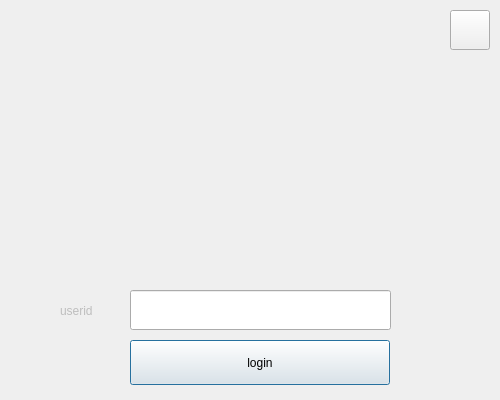
<?xml version="1.0" encoding="UTF-8"?>
<ui version="4.0">
 <class>login2</class>
 <widget class="QDialog" name="login2">
  <property name="geometry">
   <rect>
    <x>0</x>
    <y>0</y>
    <width>500</width>
    <height>400</height>
   </rect>
  </property>
  <property name="windowTitle">
   <string>Dialog</string>
  </property>
  <widget class="QPushButton" name="login">
   <property name="geometry">
    <rect>
     <x>130</x>
     <y>340</y>
     <width>260</width>
     <height>45</height>
    </rect>
   </property>
   <property name="cursor">
    <cursorShape>PointingHandCursor</cursorShape>
   </property>
   <property name="text">
    <string>login</string>
   </property>
  </widget>
  <widget class="QLabel" name="label">
   <property name="enabled">
    <bool>false</bool>
   </property>
   <property name="geometry">
    <rect>
     <x>60</x>
     <y>300</y>
     <width>71</width>
     <height>21</height>
    </rect>
   </property>
   <property name="styleSheet">
    <string notr="true">font: 11pt &quot;黑体&quot;;</string>
   </property>
   <property name="text">
    <string>userid</string>
   </property>
  </widget>
  <widget class="QLineEdit" name="userid">
   <property name="geometry">
    <rect>
     <x>130</x>
     <y>290</y>
     <width>261</width>
     <height>40</height>
    </rect>
   </property>
  </widget>
  <widget class="QLabel" name="label_2">
   <property name="enabled">
    <bool>false</bool>
   </property>
   <property name="geometry">
    <rect>
     <x>0</x>
     <y>0</y>
     <width>500</width>
     <height>400</height>
    </rect>
   </property>
   <property name="text">
    <string/>
   </property>
  </widget>
  <widget class="QPushButton" name="quit">
   <property name="geometry">
    <rect>
     <x>450</x>
     <y>10</y>
     <width>40</width>
     <height>40</height>
    </rect>
   </property>
   <property name="cursor">
    <cursorShape>PointingHandCursor</cursorShape>
   </property>
   <property name="text">
    <string/>
   </property>
  </widget>
  <zorder>label_2</zorder>
  <zorder>login</zorder>
  <zorder>label</zorder>
  <zorder>userid</zorder>
  <zorder>quit</zorder>
 </widget>
 <resources/>
 <connections/>
</ui>
